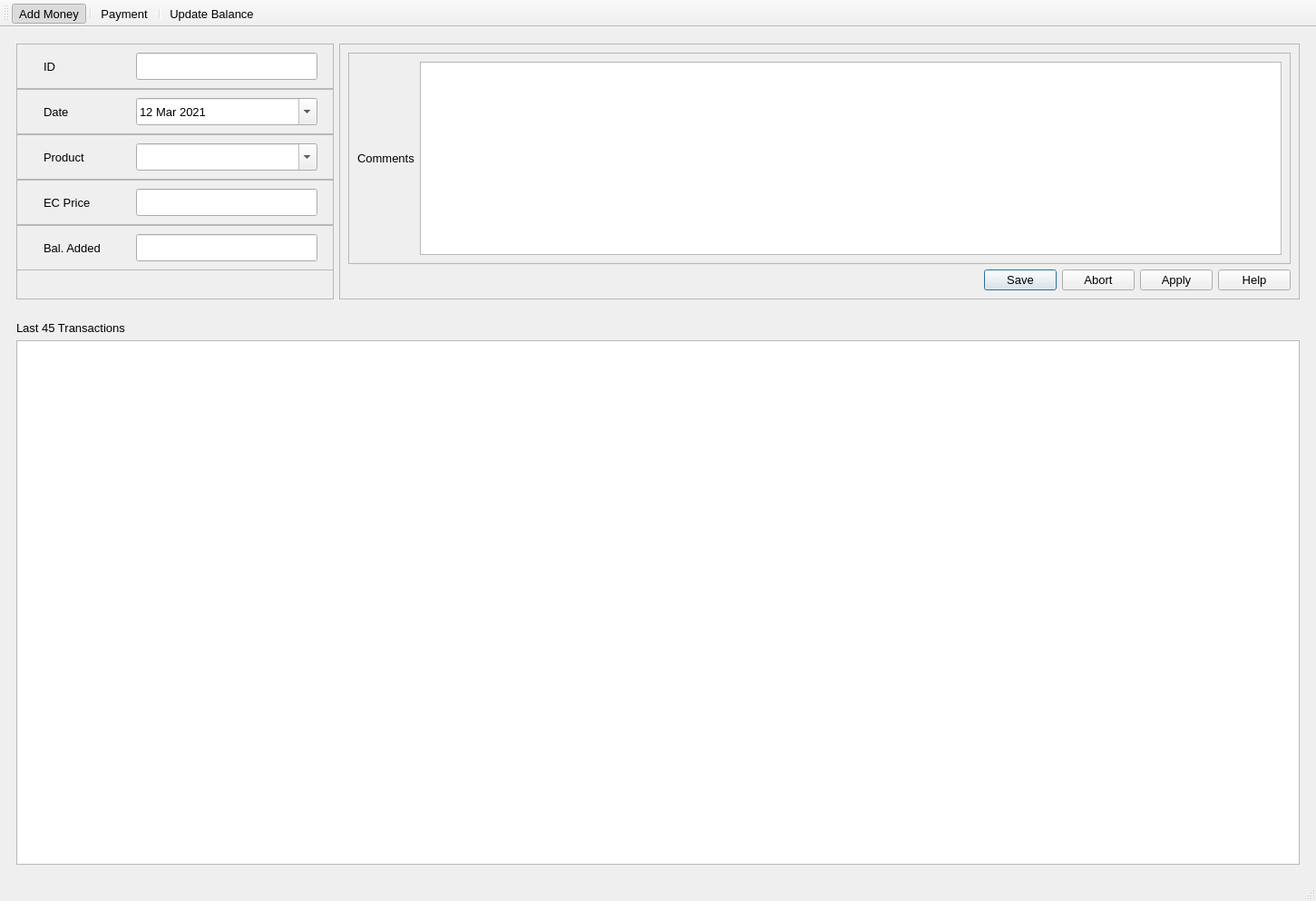
<?xml version="1.0" encoding="UTF-8"?>
<ui version="4.0">
 <class>MainWindow</class>
 <widget class="QMainWindow" name="MainWindow">
  <property name="geometry">
   <rect>
    <x>0</x>
    <y>0</y>
    <width>1451</width>
    <height>993</height>
   </rect>
  </property>
  <property name="minimumSize">
   <size>
    <width>1000</width>
    <height>750</height>
   </size>
  </property>
  <property name="maximumSize">
   <size>
    <width>2048</width>
    <height>1024</height>
   </size>
  </property>
  <property name="font">
   <font>
    <family>Segoe UI</family>
    <pointsize>10</pointsize>
   </font>
  </property>
  <property name="windowTitle">
   <string>Tracking</string>
  </property>
  <property name="toolButtonStyle">
   <enum>Qt::ToolButtonTextBesideIcon</enum>
  </property>
  <widget class="QWidget" name="centralwidget">
   <layout class="QHBoxLayout" name="horizontalLayout">
    <item>
     <layout class="QVBoxLayout" name="verticalLayout">
      <item>
       <widget class="QWidget" name="widget_2" native="true">
        <property name="sizePolicy">
         <sizepolicy hsizetype="Preferred" vsizetype="Fixed">
          <horstretch>0</horstretch>
          <verstretch>0</verstretch>
         </sizepolicy>
        </property>
        <property name="minimumSize">
         <size>
          <width>0</width>
          <height>300</height>
         </size>
        </property>
        <property name="maximumSize">
         <size>
          <width>16777215</width>
          <height>300</height>
         </size>
        </property>
        <layout class="QHBoxLayout" name="horizontalLayout_4">
         <item>
          <layout class="QHBoxLayout" name="horizontalLayout_2">
           <item>
            <widget class="QFrame" name="frame">
             <property name="sizePolicy">
              <sizepolicy hsizetype="Fixed" vsizetype="Preferred">
               <horstretch>0</horstretch>
               <verstretch>0</verstretch>
              </sizepolicy>
             </property>
             <property name="minimumSize">
              <size>
               <width>350</width>
               <height>0</height>
              </size>
             </property>
             <property name="maximumSize">
              <size>
               <width>350</width>
               <height>16777215</height>
              </size>
             </property>
             <property name="frameShape">
              <enum>QFrame::StyledPanel</enum>
             </property>
             <property name="frameShadow">
              <enum>QFrame::Raised</enum>
             </property>
             <widget class="QFrame" name="qf_ID">
              <property name="geometry">
               <rect>
                <x>0</x>
                <y>0</y>
                <width>350</width>
                <height>50</height>
               </rect>
              </property>
              <property name="frameShape">
               <enum>QFrame::StyledPanel</enum>
              </property>
              <property name="frameShadow">
               <enum>QFrame::Raised</enum>
              </property>
              <widget class="QLabel" name="label">
               <property name="geometry">
                <rect>
                 <x>30</x>
                 <y>10</y>
                 <width>100</width>
                 <height>30</height>
                </rect>
               </property>
               <property name="text">
                <string>ID</string>
               </property>
              </widget>
              <widget class="QLineEdit" name="lineEdit">
               <property name="geometry">
                <rect>
                 <x>132</x>
                 <y>10</y>
                 <width>200</width>
                 <height>30</height>
                </rect>
               </property>
              </widget>
             </widget>
             <widget class="QFrame" name="qf_Added_Money">
              <property name="geometry">
               <rect>
                <x>0</x>
                <y>200</y>
                <width>350</width>
                <height>50</height>
               </rect>
              </property>
              <property name="frameShape">
               <enum>QFrame::StyledPanel</enum>
              </property>
              <property name="frameShadow">
               <enum>QFrame::Raised</enum>
              </property>
              <widget class="QLabel" name="label_5">
               <property name="geometry">
                <rect>
                 <x>30</x>
                 <y>10</y>
                 <width>100</width>
                 <height>30</height>
                </rect>
               </property>
               <property name="text">
                <string>Bal. Added</string>
               </property>
              </widget>
              <widget class="QLineEdit" name="lineEdit_3">
               <property name="geometry">
                <rect>
                 <x>132</x>
                 <y>10</y>
                 <width>200</width>
                 <height>30</height>
                </rect>
               </property>
              </widget>
             </widget>
             <widget class="QFrame" name="qf_Date">
              <property name="geometry">
               <rect>
                <x>0</x>
                <y>50</y>
                <width>350</width>
                <height>50</height>
               </rect>
              </property>
              <property name="frameShape">
               <enum>QFrame::StyledPanel</enum>
              </property>
              <property name="frameShadow">
               <enum>QFrame::Raised</enum>
              </property>
              <widget class="QLabel" name="label_2">
               <property name="geometry">
                <rect>
                 <x>30</x>
                 <y>10</y>
                 <width>100</width>
                 <height>30</height>
                </rect>
               </property>
               <property name="text">
                <string>Date</string>
               </property>
              </widget>
              <widget class="QDateEdit" name="dateEdit">
               <property name="geometry">
                <rect>
                 <x>132</x>
                 <y>10</y>
                 <width>200</width>
                 <height>30</height>
                </rect>
               </property>
               <property name="dateTime">
                <datetime>
                 <hour>0</hour>
                 <minute>0</minute>
                 <second>0</second>
                 <year>2021</year>
                 <month>3</month>
                 <day>12</day>
                </datetime>
               </property>
               <property name="minimumDate">
                <date>
                 <year>2020</year>
                 <month>1</month>
                 <day>1</day>
                </date>
               </property>
               <property name="calendarPopup">
                <bool>true</bool>
               </property>
              </widget>
             </widget>
             <widget class="QFrame" name="qf_Product">
              <property name="geometry">
               <rect>
                <x>0</x>
                <y>100</y>
                <width>350</width>
                <height>50</height>
               </rect>
              </property>
              <property name="frameShape">
               <enum>QFrame::StyledPanel</enum>
              </property>
              <property name="frameShadow">
               <enum>QFrame::Raised</enum>
              </property>
              <widget class="QLabel" name="label_3">
               <property name="geometry">
                <rect>
                 <x>30</x>
                 <y>10</y>
                 <width>100</width>
                 <height>30</height>
                </rect>
               </property>
               <property name="text">
                <string>Product</string>
               </property>
              </widget>
              <widget class="QComboBox" name="comboBox">
               <property name="geometry">
                <rect>
                 <x>132</x>
                 <y>10</y>
                 <width>200</width>
                 <height>30</height>
                </rect>
               </property>
               <property name="editable">
                <bool>true</bool>
               </property>
              </widget>
             </widget>
             <widget class="QFrame" name="qf_EcPrice">
              <property name="geometry">
               <rect>
                <x>0</x>
                <y>150</y>
                <width>350</width>
                <height>50</height>
               </rect>
              </property>
              <property name="sizePolicy">
               <sizepolicy hsizetype="Preferred" vsizetype="Preferred">
                <horstretch>0</horstretch>
                <verstretch>0</verstretch>
               </sizepolicy>
              </property>
              <property name="frameShape">
               <enum>QFrame::StyledPanel</enum>
              </property>
              <property name="frameShadow">
               <enum>QFrame::Raised</enum>
              </property>
              <widget class="QLabel" name="label_4">
               <property name="geometry">
                <rect>
                 <x>30</x>
                 <y>10</y>
                 <width>100</width>
                 <height>30</height>
                </rect>
               </property>
               <property name="text">
                <string>EC Price</string>
               </property>
              </widget>
              <widget class="QLineEdit" name="lineEdit_2">
               <property name="geometry">
                <rect>
                 <x>132</x>
                 <y>10</y>
                 <width>200</width>
                 <height>30</height>
                </rect>
               </property>
              </widget>
             </widget>
            </widget>
           </item>
           <item>
            <widget class="QFrame" name="frame_2">
             <property name="frameShape">
              <enum>QFrame::StyledPanel</enum>
             </property>
             <property name="frameShadow">
              <enum>QFrame::Raised</enum>
             </property>
             <layout class="QHBoxLayout" name="horizontalLayout_6">
              <property name="topMargin">
               <number>9</number>
              </property>
              <item>
               <layout class="QVBoxLayout" name="verticalLayout_2">
                <item>
                 <widget class="QFrame" name="frame_3">
                  <property name="frameShape">
                   <enum>QFrame::StyledPanel</enum>
                  </property>
                  <property name="frameShadow">
                   <enum>QFrame::Raised</enum>
                  </property>
                  <layout class="QHBoxLayout" name="horizontalLayout_5">
                   <item>
                    <widget class="QLabel" name="label_6">
                     <property name="sizePolicy">
                      <sizepolicy hsizetype="Fixed" vsizetype="Fixed">
                       <horstretch>0</horstretch>
                       <verstretch>0</verstretch>
                      </sizepolicy>
                     </property>
                     <property name="text">
                      <string>Comments</string>
                     </property>
                     <property name="alignment">
                      <set>Qt::AlignLeading|Qt::AlignLeft|Qt::AlignTop</set>
                     </property>
                    </widget>
                   </item>
                   <item>
                    <widget class="QTextEdit" name="textEdit"/>
                   </item>
                  </layout>
                 </widget>
                </item>
                <item>
                 <widget class="QDialogButtonBox" name="buttonBox">
                  <property name="standardButtons">
                   <set>QDialogButtonBox::Abort|QDialogButtonBox::Apply|QDialogButtonBox::Help|QDialogButtonBox::Save</set>
                  </property>
                  <property name="centerButtons">
                   <bool>false</bool>
                  </property>
                 </widget>
                </item>
               </layout>
              </item>
             </layout>
            </widget>
           </item>
          </layout>
         </item>
        </layout>
       </widget>
      </item>
      <item>
       <widget class="QWidget" name="widget" native="true">
        <property name="sizePolicy">
         <sizepolicy hsizetype="Expanding" vsizetype="Expanding">
          <horstretch>0</horstretch>
          <verstretch>0</verstretch>
         </sizepolicy>
        </property>
        <layout class="QHBoxLayout" name="horizontalLayout_3">
         <item>
          <layout class="QVBoxLayout" name="verticalLayout_3">
           <property name="sizeConstraint">
            <enum>QLayout::SetMaximumSize</enum>
           </property>
           <item>
            <widget class="QLabel" name="label_7">
             <property name="text">
              <string>Last 45 Transactions</string>
             </property>
            </widget>
           </item>
           <item>
            <widget class="QTableWidget" name="tableWidget">
             <property name="frameShape">
              <enum>QFrame::StyledPanel</enum>
             </property>
             <property name="frameShadow">
              <enum>QFrame::Plain</enum>
             </property>
             <property name="sizeAdjustPolicy">
              <enum>QAbstractScrollArea::AdjustToContents</enum>
             </property>
             <property name="editTriggers">
              <set>QAbstractItemView::NoEditTriggers</set>
             </property>
             <property name="dragEnabled">
              <bool>false</bool>
             </property>
             <property name="alternatingRowColors">
              <bool>true</bool>
             </property>
             <property name="sortingEnabled">
              <bool>true</bool>
             </property>
             <attribute name="verticalHeaderVisible">
              <bool>false</bool>
             </attribute>
            </widget>
           </item>
          </layout>
         </item>
        </layout>
       </widget>
      </item>
     </layout>
    </item>
   </layout>
  </widget>
  <widget class="QStatusBar" name="statusbar"/>
  <widget class="QToolBar" name="toolBar">
   <property name="windowTitle">
    <string>toolBar</string>
   </property>
   <attribute name="toolBarArea">
    <enum>TopToolBarArea</enum>
   </attribute>
   <attribute name="toolBarBreak">
    <bool>false</bool>
   </attribute>
   <addaction name="actionAdd_Money"/>
   <addaction name="separator"/>
   <addaction name="actionPayment"/>
   <addaction name="separator"/>
   <addaction name="actionUpdate_Balance"/>
  </widget>
  <action name="actionAdd_Money">
   <property name="checkable">
    <bool>true</bool>
   </property>
   <property name="checked">
    <bool>true</bool>
   </property>
   <property name="text">
    <string>Add Money</string>
   </property>
  </action>
  <action name="actionPayment">
   <property name="checkable">
    <bool>true</bool>
   </property>
   <property name="text">
    <string>Payment</string>
   </property>
  </action>
  <action name="actionUpdate_Balance">
   <property name="checkable">
    <bool>true</bool>
   </property>
   <property name="checked">
    <bool>false</bool>
   </property>
   <property name="text">
    <string>Update Balance</string>
   </property>
  </action>
 </widget>
 <resources/>
 <connections/>
</ui>
